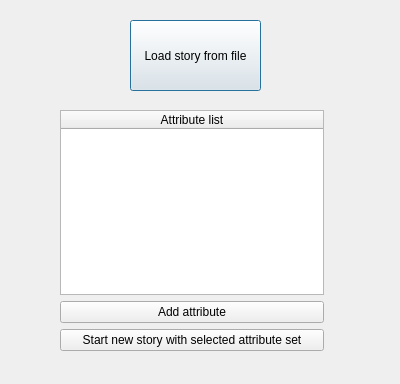
<?xml version="1.0" encoding="UTF-8"?>
<ui version="4.0">
 <class>StartDialog</class>
 <widget class="QDialog" name="StartDialog">
  <property name="geometry">
   <rect>
    <x>0</x>
    <y>0</y>
    <width>400</width>
    <height>384</height>
   </rect>
  </property>
  <property name="windowTitle">
   <string>ROLL-E Startup</string>
  </property>
  <widget class="QPushButton" name="pushButton">
   <property name="geometry">
    <rect>
     <x>130</x>
     <y>20</y>
     <width>131</width>
     <height>71</height>
    </rect>
   </property>
   <property name="text">
    <string>Load story from file</string>
   </property>
  </widget>
  <widget class="QWidget" name="verticalLayoutWidget">
   <property name="geometry">
    <rect>
     <x>60</x>
     <y>110</y>
     <width>264</width>
     <height>241</height>
    </rect>
   </property>
   <layout class="QVBoxLayout" name="verticalLayout">
    <item>
     <widget class="QTableWidget" name="tableWidget">
      <attribute name="horizontalHeaderStretchLastSection">
       <bool>true</bool>
      </attribute>
      <column>
       <property name="text">
        <string>Attribute list</string>
       </property>
      </column>
     </widget>
    </item>
    <item>
     <widget class="QPushButton" name="pushButton_3">
      <property name="text">
       <string>Add attribute</string>
      </property>
     </widget>
    </item>
    <item>
     <widget class="QPushButton" name="pushButton_2">
      <property name="text">
       <string>Start new story with selected attribute set</string>
      </property>
     </widget>
    </item>
   </layout>
  </widget>
 </widget>
 <resources/>
 <connections/>
</ui>
